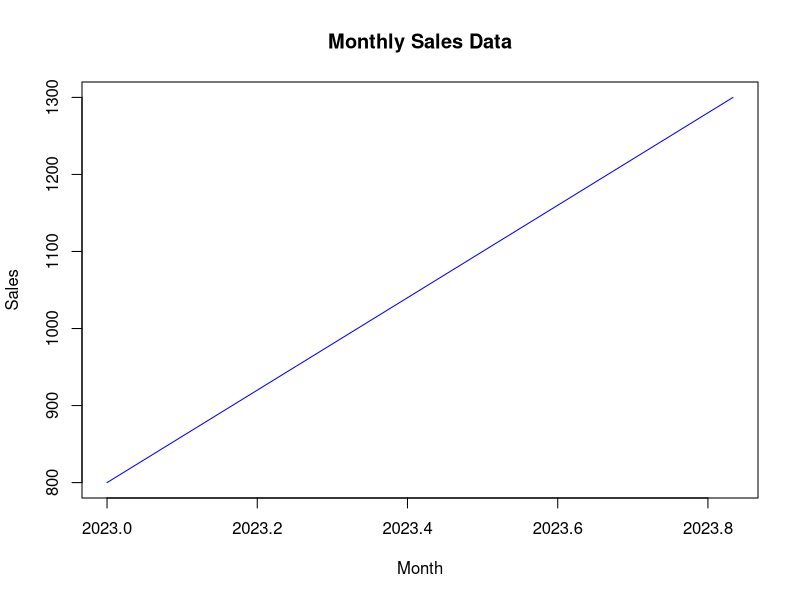
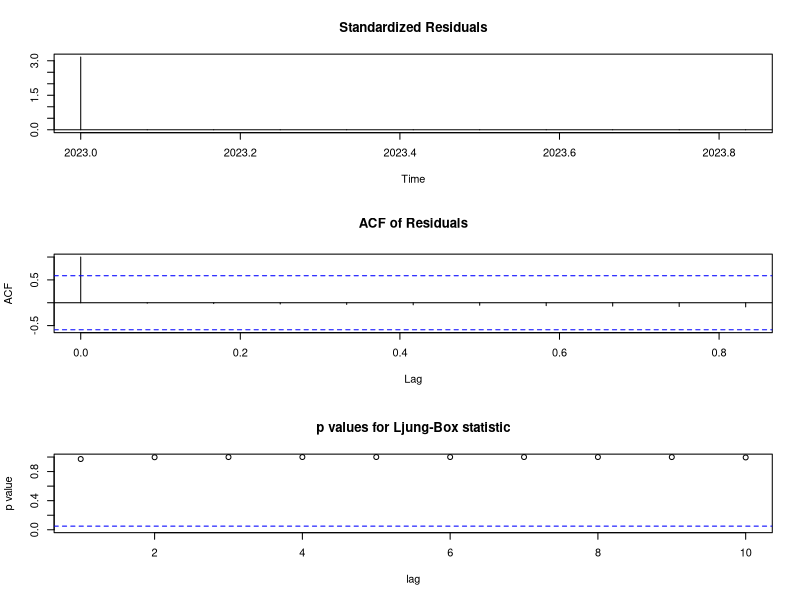
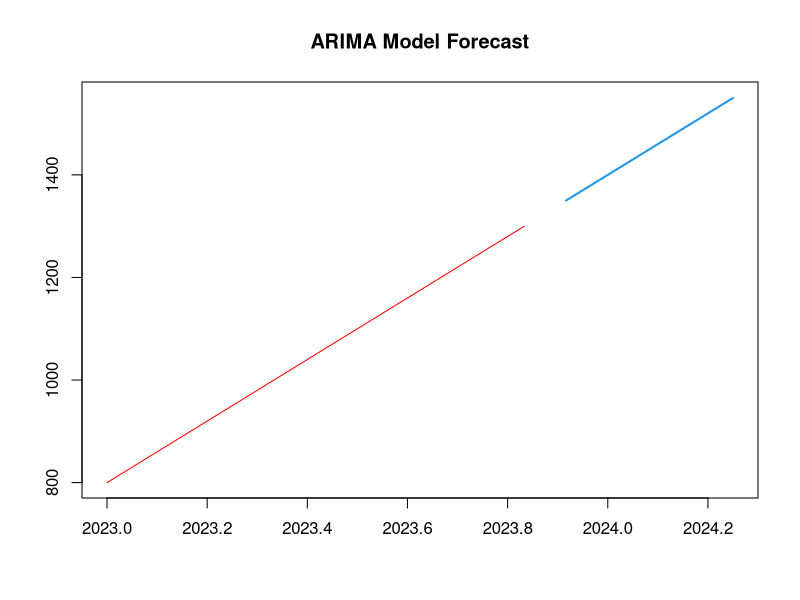
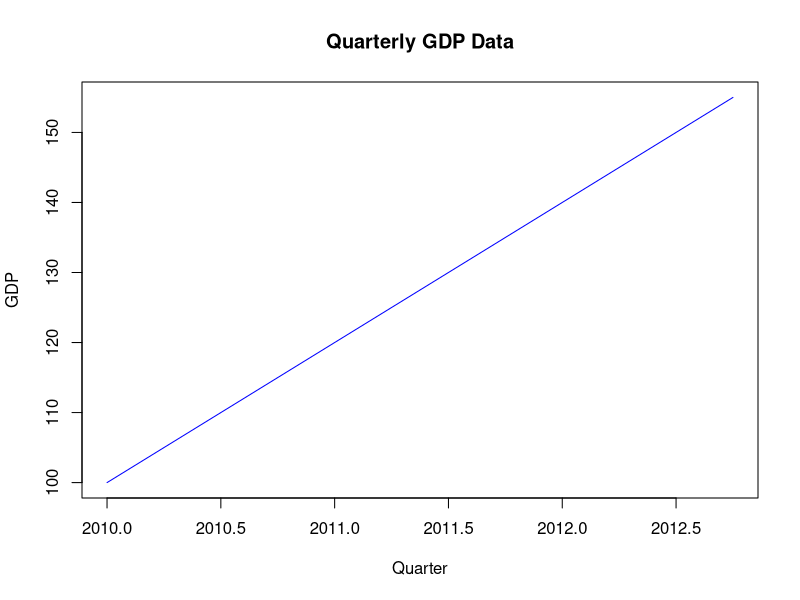
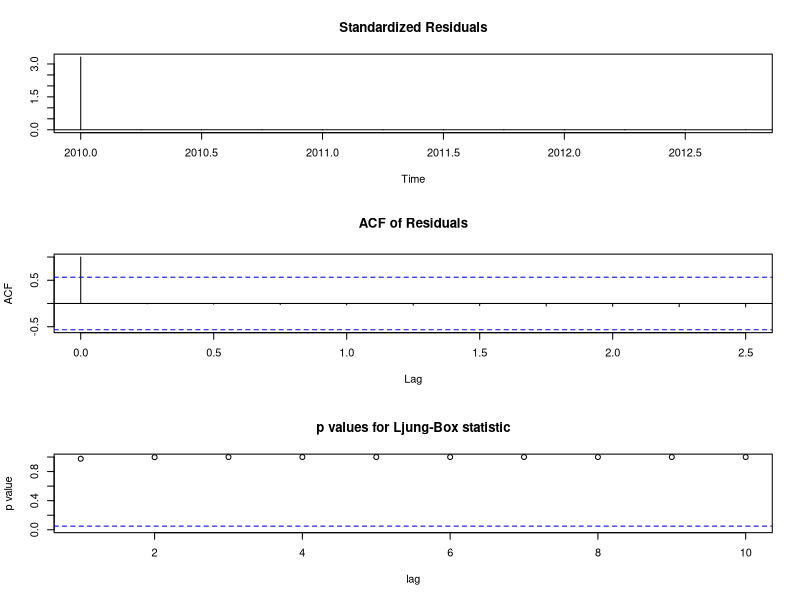
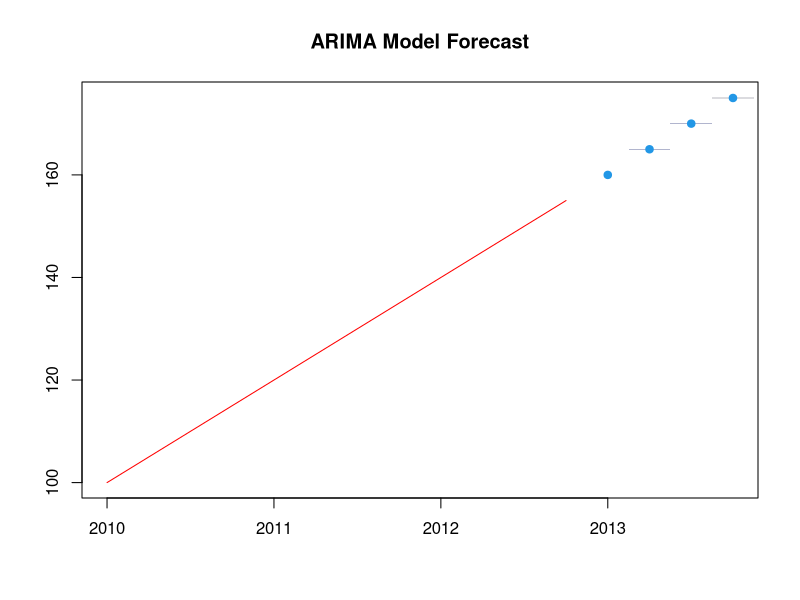
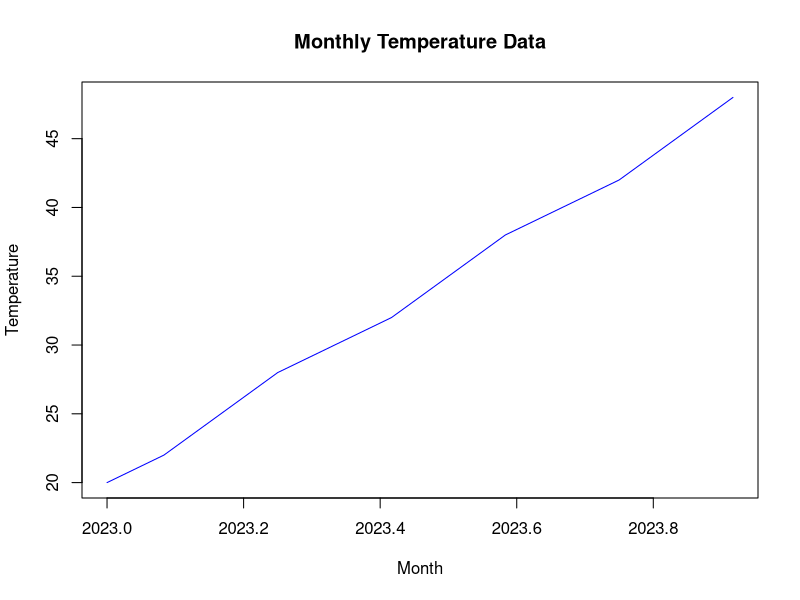
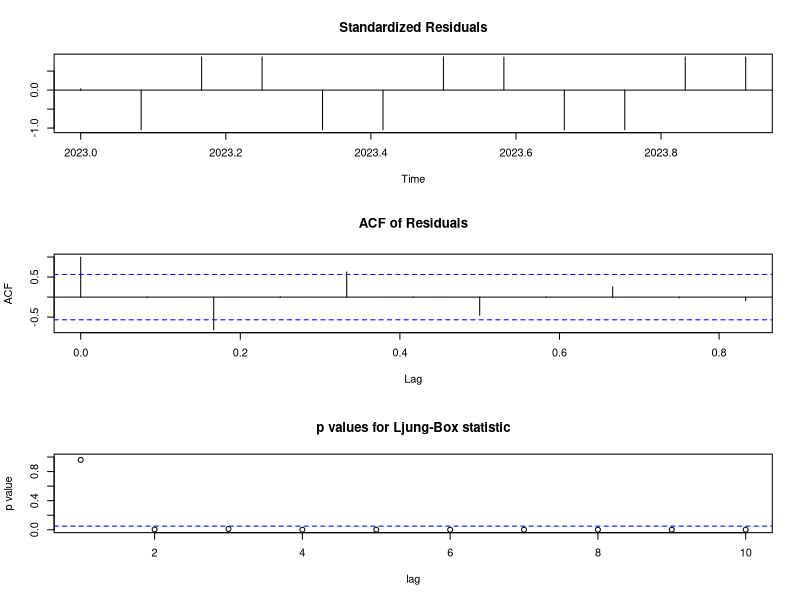

These figures' R source, in order: (Note: this script raises an error after producing the figures.)
# Load necessary libraries
library(forecast)
library(tseries)
#Estimate the parameters of an ARIMA model

# 1. Define the time series data
sales <- c(800, 850, 900, 950, 1000, 1050, 1100, 1150, 1200, 1250, 1300)
months <- seq(as.Date("2023-01-01"), by = "month", length.out = length(sales))

# 2. Create a time series object
sales_ts <- ts(sales, start = c(2023, 1), frequency = 12)

# 3. Plot the time series data
plot(sales_ts, main = "Monthly Sales Data", ylab = "Sales", xlab = "Month", col = "blue")

# 4. Estimate ARIMA model parameters using auto.arima
arima_fit <- auto.arima(sales_ts)

# 5. Print the ARIMA model summary
summary(arima_fit)

# 6. Plot the fitted ARIMA model diagnostics
tsdiag(arima_fit)

# 7. Forecast the next 5 months and plot the forecast
forecast_values <- forecast(arima_fit, h = 5)
plot(forecast_values, main = "ARIMA Model Forecast", col = "red")


#determine the optimal values of p, d, and q for an ARIMA(p,d,q) model


# 1. Define the quarterly GDP data
gdp <- c(100, 105, 110, 115, 120, 125, 130, 135, 140, 145, 150, 155)
quarters <- seq(as.Date("2010-01-01"), by = "quarter", length.out = length(gdp))

# 2. Create a time series object
gdp_ts <- ts(gdp, start = c(2010, 1), frequency = 4)

# 3. Plot the time series data
plot(gdp_ts, main = "Quarterly GDP Data", ylab = "GDP", xlab = "Quarter", col = "blue")

# 4. Determine the optimal values of p, d, and q using auto.arima
arima_fit <- auto.arima(gdp_ts)

# 5. Print the ARIMA model summary to check the optimal p, d, q values
summary(arima_fit)

# 6. Plot the diagnostics of the ARIMA model
tsdiag(arima_fit)

# 7. Plot the fitted ARIMA model forecast for the next 4 quarters
forecast_values <- forecast(arima_fit, h = 4)
plot(forecast_values, main = "ARIMA Model Forecast", col = "red")



#Estimate the parameters of an ARIMA model using Maximum Likelihood Estimation (MLE)


# Load necessary libraries
library(forecast)
library(tseries)

# 1. Define the monthly temperature data
temperature <- c(20, 22, 25, 28, 30, 32, 35, 38, 40, 42, 45, 48)
months <- seq(as.Date("2023-01-01"), by = "month", length.out = length(temperature))

# 2. Create a time series object
temp_ts <- ts(temperature, start = c(2023, 1), frequency = 12)

# 3. Plot the time series data
plot(temp_ts, main = "Monthly Temperature Data", ylab = "Temperature", xlab = "Month", col = "blue")

# 4. Estimate ARIMA model parameters using MLE (this is the default method in auto.arima)
arima_fit_mle <- auto.arima(temp_ts, method = "ML")

# 5. Print the ARIMA model summary to see the estimated parameters
summary(arima_fit_mle)

# 6. Plot the diagnostics of the fitted ARIMA model
tsdiag(arima_fit_mle)

# 7. Forecast the next 6 months and plot the forecast
forecast_values <- forecast(arima_fit_mle, h = 6)
plot(forecast_values, main = "ARIMA Model Forecast for Temperature", col = "red")

#Compare different ARIMA models


# Load necessary libraries
library(forecast)
library(tseries)

# 1. Define the monthly sales data
sales <- c(100, 110, 120, 130, 140, 150, 160, 170, 180, 190, 200, 210)
months <- seq(as.Date("2023-01-01"), by = "month", length.out = length(sales))

# 2. Create a time series object
sales_ts <- ts(sales, start = c(2023, 1), frequency = 12)

# 3. Plot the time series data
plot(sales_ts, main = "Monthly Sales Data", ylab = "Sales", xlab = "Month", col = "blue")

# 4. Fit ARIMA(1,1,1) model
arima_111 <- Arima(sales_ts, order = c(1, 1, 1))#(0,1,0)
summary(arima_111)

# 5. Fit ARIMA(2,1,2) model
arima_212 <- Arima(sales_ts, order = c(2, 1, 2))#(0,2,0)
summary(arima_212)

# 6. Compare the models using AIC and BIC
cat("AIC for ARIMA(1,1,1):", AIC(arima_111), "\n")
cat("BIC for ARIMA(1,1,1):", BIC(arima_111), "\n")
cat("AIC for ARIMA(2,1,2):", AIC(arima_212), "\n")
cat("BIC for ARIMA(2,1,2):", BIC(arima_212), "\n")

# 7. Plot the residuals for both models
par(mfrow = c(1, 2))  # Set up a 1x2 plotting grid
tsdiag(arima_111, main = "Diagnostics for ARIMA(1,1,1)")
tsdiag(arima_212, main = "Diagnostics for ARIMA(2,1,2)")
par(mfrow = c(1, 1))  # Reset plotting grid

# 8. Forecast the next 6 months using both models and compare
forecast_111 <- forecast(arima_111, h = 6)
forecast_212 <- forecast(arima_212, h = 6)

# Plot the forecasts
par(mfrow = c(1, 2))
plot(forecast_111, main = "Forecast for ARIMA(1,1,1)", col = "red")
plot(forecast_212, main = "Forecast for ARIMA(2,1,2)", col = "green")
par(mfrow = c(1, 1))


#Estimate the parameters of an ARIMA model for the following time series data with outliers

# Load necessary libraries
library(forecast)
library(tseries)

# 1. Define the monthly sales data with outliers
sales_with_outliers <- c(100, 110, 120, 130, 140, 150, 160, 170, 180, 190, 200, 500)
months <- seq(as.Date("2023-01-01"), by = "month", length.out = length(sales_with_outliers))

# 2. Create a time series object
sales_ts_outliers <- ts(sales_with_outliers, start = c(2023, 1), frequency = 12)

# 3. Plot the time series data
plot(sales_ts_outliers, main = "Monthly Sales Data with Outliers", ylab = "Sales", xlab = "Month", col = "blue")

# 4. Estimate ARIMA model parameters using auto.arima (including the outlier)
arima_fit_outliers <- auto.arima(sales_ts_outliers)

# 5. Print the ARIMA model summary to see the estimated parameters
summary(arima_fit_outliers)

# 6. Plot the diagnostics of the fitted ARIMA model
tsdiag(arima_fit_outliers)

# 7. Forecast the next 6 months and plot the forecast
forecast_values_outliers <- forecast(arima_fit_outliers, h = 6)
plot(forecast_values_outliers, main = "ARIMA Model Forecast with Outliers", col = "red")

